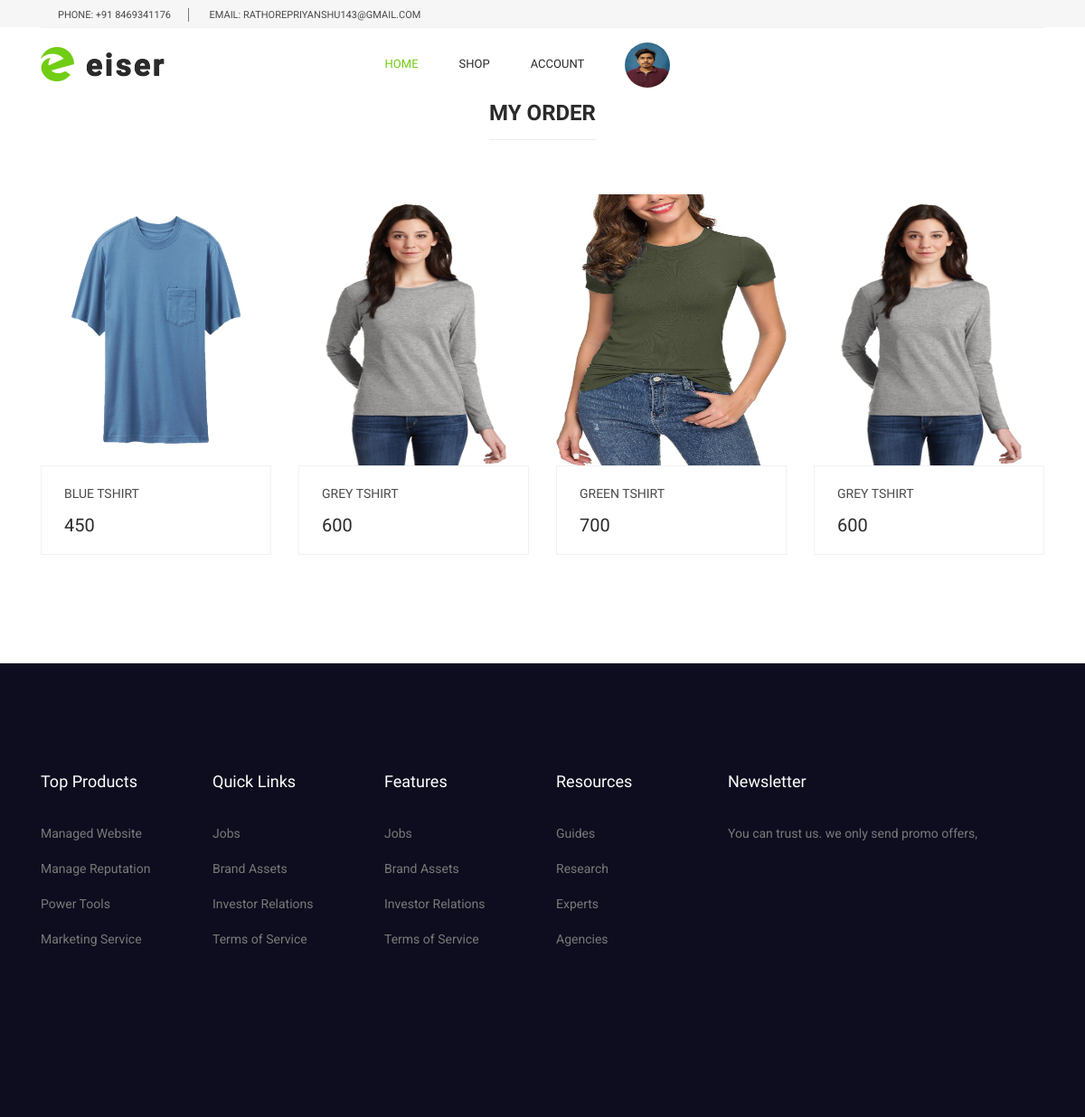
Screenshot of /myorder.html/ (signed in) with the database file from the repository.
### myapp/models.py (models this page shows, shortened)
class Cart(models.Model):
    user=models.ForeignKey(User,on_delete=models.CASCADE)
    product=models.ForeignKey(Product,on_delete=models.CASCADE)
    time=models.DateTimeField(default=timezone.now)
    product_price=models.PositiveIntegerField()
    product_qty=models.PositiveIntegerField()
    total_price=models.PositiveIntegerField()
    payment_status=models.BooleanField(default=False)

class Product(models.Model):
    category=(
        ("Men","Men"),
        ("Women","Women"),
        ("Kids","Kids"),
        ("Accessories","Accessories"),
    )
    seller=models.ForeignKey(User,on_delete=models.CASCADE)
    product_category=models.CharField(max_length=100,choices=category)
    product_name=models.CharField(max_length=100)
    product_price=models.PositiveIntegerField()
    product_desc=models.TextField()
    product_image=models.ImageField(upload_to="product_images/")

### myapp/views.py (the view)
# urls.py: path('myorder.html/', views.myorder,name='myorder'),
def myorder(request):
    user=User.objects.get(email=request.session['email'])
    carts=Cart.objects.filter(user=user,payment_status=True)
    return render(request,'myorder.html',{'carts':carts})

### myapp/templates/myorder.html (shortened to what this page needs)
{% extends 'header.html' %}
{% load static %}
{% block content %}
<!DOCTYPE html>
<html lang="en">
<head>
</head>
<body>
  <section class="inspired_product_area section_gap_bottom_custom">
    <div class="container">
      <div class="row justify-content-center">
        <div class="col-lg-12">
          <div class="main_title">
            <h2><span>My Order</span></h2>
          </div>
        </div>
      </div>
      <div class="row">
        {% if carts %}
        {% for i in carts %}
        <div class="col-lg-3 col-md-6">
          <div class="single-product">
            <div class="product-img">
              <img class="img-fluid w-100" src="{{i.product.product_image.url}}" alt="" style="width: 300px;height: 300px;"/>
            </div>
            <div class="product-btm">
              <a href="#" class="d-block">
                <h4>{{i.product.product_name}}</h4>
              </a>
              <div class="mt-3">
                <span class="mr-4">{{i.product.product_price}}</span>
              </div>
            </div>
          </div>
        </div>
        {% endfor %}
        {% else %}
            <h1>No Products In Wishlist</h1>
        {% endif %}
      </div>
    </div>
  </section>
</body>
</html>
{% endblock %}

### myapp/static/css/style.css (style rules this page uses)
body { line-height:24px;font-size:14px;font-family:"Roboto",sans-serif;font-weight:normal;color:#797979 }
h1,h2,h3,h4,h5,h6 { font-family:"Heebo",sans-serif;color:#2a2a2a;font-weight:500 }
a { text-decoration:none;transition:all 0.3s ease-in-out }
.section_gap_bottom_custom { padding-bottom:70px }
.main_title { text-align:center;margin-bottom:75px }
.main_title h2 { font-size:24px;color:#2a2a2a;margin-bottom:30px;font-weight:700;text-transform:uppercase }
.main_title h2 span { position:relative;display:inline-block }
.main_title h2 span:after { content:'';position:absolute;left:0px;bottom:-15px;width:100%;height:1px;background:#ebedee }
h2 { font-size:30px }
h4 { font-size:18px }
.single-product { text-align:center;margin-bottom:50px }
.single-product .product-img { position:relative;overflow:hidden }
.single-product .product-btm { padding:22px 25px 18px;border:1px solid #f0f2f1;text-align:left }
.single-product .product-btm h4 { color:#4a4a4a;font-size:14px;font-weight:400;text-transform:uppercase;margin-bottom:0px;transition:all 300ms linear 0s }
.single-product .product-btm span { font-family:"Heebo",sans-serif;font-size:20px;font-weight:500;line-height:16px;color:#2a2a2a }

### rows the page displays
Cart: product.product_image (picture), product.product_name "BLUE TSHIRT", product.product_price "450"
Cart: product.product_image (picture), product.product_name "GREY TSHIRT", product.product_price "600"
Cart: product.product_image (picture), product.product_name "GREEN TSHIRT", product.product_price "700"
Cart: product.product_image (picture), product.product_name "GREY TSHIRT", product.product_price "600"
